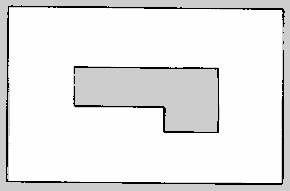
%> input picture src/modules/matlab/simulinkAstar/map.pgm, 290 x 191 px
$ octave planStar.m   (GNU Octave 9; MATLAB toolbox functions it lacks are replaced by stand-ins)
%> lines starting %> are read from the running program, lines starting %| are printed output that depends on the picture
image = imread('map.pgm');
%> image is the input picture: size 191x290 uint8; min 0, max 254, mean 232.7
imageCropped = image(1:184,7:290);
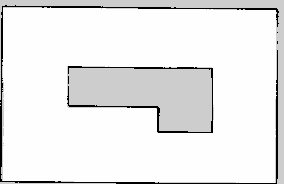
%> imageCropped: size 184x284 uint8; min 0, max 254, mean 234.6
bwimage = imageCropped < 100;
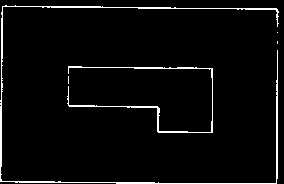
%> bwimage: size 184x284 logical; 3.7% white in thin lines or dots
imshow(bwimage)
%> (the run ends here)
